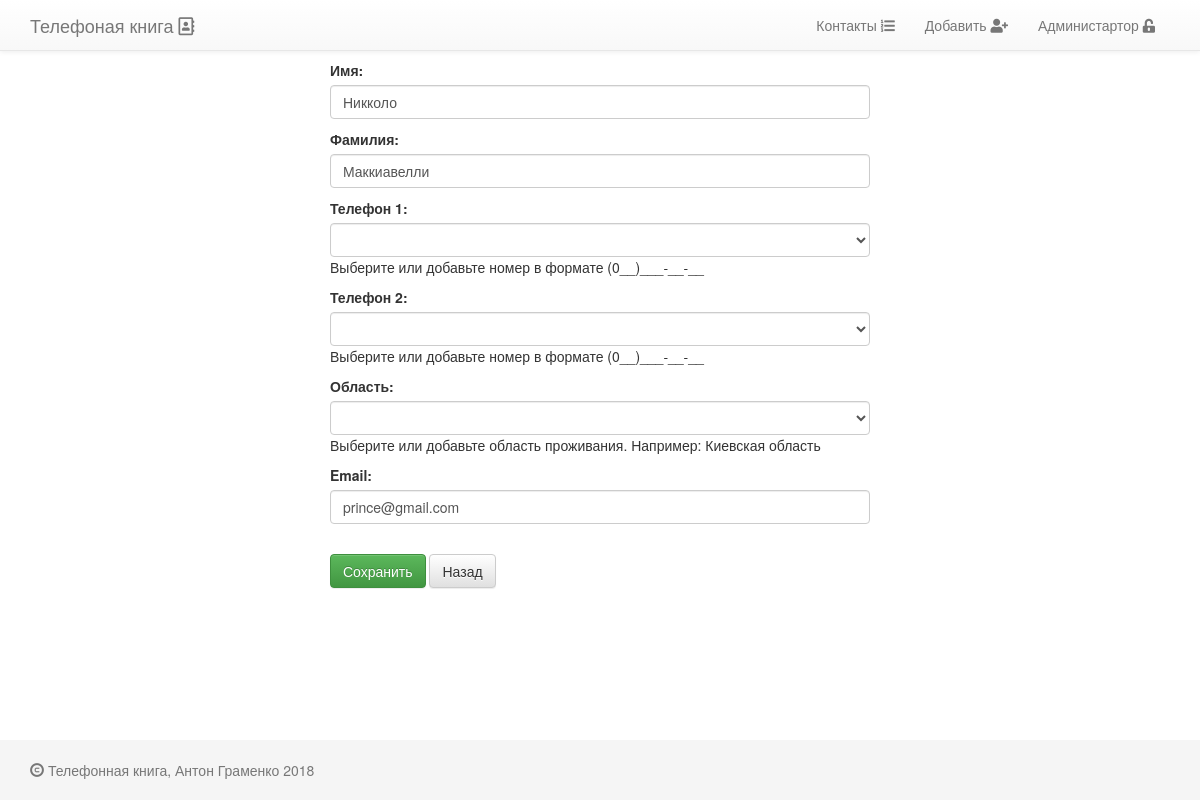
The app's page /Nikkolo-Makkiavelli/3/edit/ with its own data.
### contacts/models.py (models this page shows, shortened)
class PhoneBookPerson(models.Model):
    name            = models.CharField(max_length=64, blank=False, null=False, verbose_name=u'Имя')
    surname         = models.CharField(max_length=64, blank=False, null=False, verbose_name=u'Фамилия')
    slug            = models.SlugField(max_length=128)
    phone_number_1  = models.CharField(max_length=25, blank=True, verbose_name=u'Телефон 1',
                                       help_text=u'Выберите или добавьте номер в формате (0__)___-__-__')
    phone_number_2  = models.CharField(max_length=25, blank=True, verbose_name=u'Телефон 2',
                                       help_text=u'Выберите или добавьте номер в формате (0__)___-__-__')
    email           = models.EmailField(unique=True)
    active          = models.BooleanField(default=True, verbose_name=u'Активный')
    created         = models.DateTimeField(auto_now=True, auto_now_add=False, verbose_name=u'Создан')
    updated         = models.DateTimeField(auto_now=False, auto_now_add=True, verbose_name=u'Обновлен')
    region          = models.CharField(max_length=50, verbose_name=u'Область',
                                       help_text=u'Выберите или добавьте область проживания. Например: Киевская область')
    class Meta:
        verbose_name        = 'Контактное лицо'
        verbose_name_plural = 'Контактные лица'
        ordering            = ('-name',)

### contacts/views.py (the view)
# urls.py: url(r'^(?P<slug>[\w-]+)/(?P<pk>\d+)/edit/$', PhoneBookPersonUpdateView.as_view(), name='contact_update'),
class PhoneBookPersonUpdateView(UpdateView):
    model               = PhoneBookPerson
    form_class          = ContactCreateForm
    template_name       = 'forms/form.html'
    context_object_name = 'contact'
    def get_context_data(self, **kwargs):
        context = super(PhoneBookPersonUpdateView, self).get_context_data()
        context['head_title'] = 'Обновить данные'
        return context

### contacts/forms.py (shortened to what this page needs)
class ContactCreateForm(forms.ModelForm):
    def __init__(self, *args, **kwargs):
        super(ContactCreateForm, self).__init__(*args, **kwargs)
        self.fields['name'].widget.attrs.update({'class': 'form-control'})
        self.fields['surname'].widget.attrs.update({'class': 'form-control'})
        self.fields['phone_number_1'].widget.attrs.update({'onclick': 'get_phone_list()', 'class': 'get_phone_1 form-control'})
        self.fields['phone_number_2'].widget.attrs.update({'onclick': 'get_phone_list()', 'class': 'get_phone_2 form-control'})
        self.fields['region'].widget.attrs.update({'onclick': 'get_region_list()', 'class': 'get_region form-control'})
        self.fields['email'].widget.attrs.update({'class': 'form-control'})
    class Meta:
        model = PhoneBookPerson
        fields = ['name',
                  'surname',
                  'phone_number_1',
                  'phone_number_2',
                  'region',
                  'email',
                  ]
        widgets = {
            'phone_number_1': Select(),
            'phone_number_2': Select(),
            'region': Select(),
        }

### templates/forms/form.html (shortened to what this page needs)
{% extends 'base.html' %}
{% block content %}
    <div class="col-sm-6 col-sm-offset-3">
        {% include 'forms/single_form.html' with form=form %}
    </div>
{% endblock %}

### templates/forms/single_form.html (shortened to what this page needs)
<form method="post" class="form-group">
    {% if form %}
        {{ form.as_p }}
    <br>
    <button class="btn btn-success" type="submit" value="Сохранить">Сохранить</button>
    {% endif %}
    <a href="javascript:history.back();">
        <button type="button" class="btn btn-default">Назад</button>
    </a>
</form>

### project_static/static/css/base.css (style rules this page uses)
html { position: relative; min-height: 100%; }
body { margin-bottom: 60px; }

### records on screen
PhoneBookPerson: name "Никколо", surname "Маккиавелли", email "prince@gmail.com"
